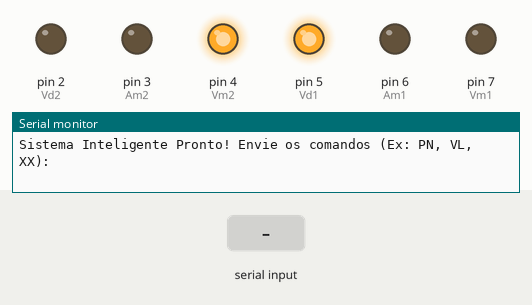
Bench run of a sketch on a simulated Arduino Uno, built with avr-gcc and run on an emulated ATmega328P. On the bench: output pins drawn as LEDs (lit = HIGH), the last lines printed to the serial monitor. The test bench sets the inputs (shaded band).

Above: at 1.2 s.
1.3 s: "XX" received over Serial
3.8 s: "X" received over Serial
At 6.8 s:
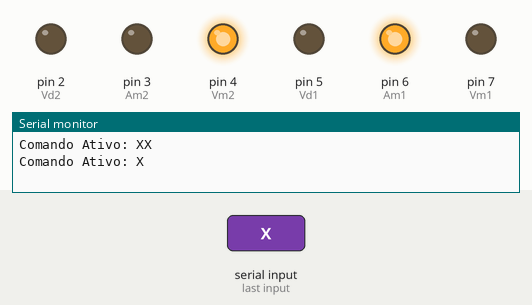
At 8.3 s:
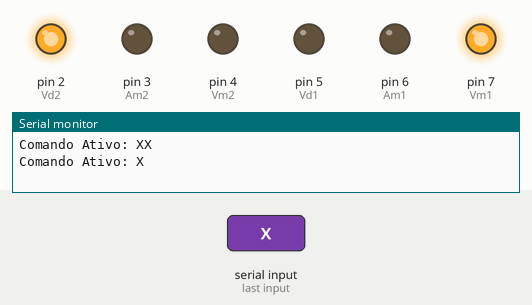
Timing chart, 0 to 15.5 s (numbered marks = the images above; inputs shaded):
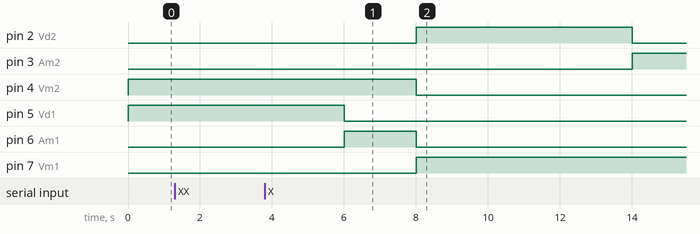

The sketch:

semaforo_Ard.ino
```cpp
// --- PINOS DOS SEMÁFOROS ---
// Pinos 1: Controlam Norte e Sul juntos (S1/S3)
const int Vm1 = 7;
const int Am1 = 6;
const int Vd1 = 5;

// Pinos 2: Controlam Leste e Oeste juntos (S2/S4)
const int Vm2 = 4;
const int Am2 = 3;
const int Vd2 = 2;

// Variáveis de controle de tempo (Substitutos do delay)
unsigned long tempoAnterior = 0;
int faseNormal = 0;

// String para armazenar o comando da IA
String comandoIA = "XX";

void setup() {
  Serial.begin(9600); // Abre a comunicação serial
  pinMode(Vm1, OUTPUT); pinMode(Am1, OUTPUT); pinMode(Vd1, OUTPUT);
  pinMode(Vm2, OUTPUT); pinMode(Am2, OUTPUT); pinMode(Vd2, OUTPUT);
  Serial.println("Sistema Inteligente Pronto! Envie os comandos (Ex: PN, VL, XX):");
}

void loop() {
  // 1. LEITURA DA IA VIA SERIAL
  if (Serial.available() > 0) {
    String leitura = Serial.readString();
    leitura.trim();
    leitura.toUpperCase();
    if (leitura == "XX" || leitura == "X" || leitura.length() == 2) {
      comandoIA = leitura;
      Serial.print("Comando Ativo: ");
      Serial.println(comandoIA);
    }
  }

  // 2. HIERARQUIA DE DECISÃO INTELIGENTE
  if (comandoIA == "XX" || comandoIA == "X") {
    rotinaNormal();
  }
  else if (comandoIA.startsWith("F")) {
    char localPedestre = comandoIA[1];
    if (localPedestre == 'N' || localPedestre == 'S') {
      fecharNorteSul_AbrirLesteOeste();
    }
    else if (localPedestre == 'L' || localPedestre == 'O') {
      fecharLesteOeste_AbrirNorteSul();
    }
  }
  else if (comandoIA.startsWith("V")) {
    char direcaoAmbulancia = comandoIA[1];
    modoEmergencia(direcaoAmbulancia);
  }
}

// --- FUNÇÕES DE CONTROLE DE FLUXO ---

// Pedestre no Norte ou Sul: Fecha N/S e Abre L/O
void fecharNorteSul_AbrirLesteOeste() {
  digitalWrite(Vd1, LOW); digitalWrite(Am1, LOW); digitalWrite(Vm1, HIGH);
  digitalWrite(Vm2, LOW); digitalWrite(Am2, LOW); digitalWrite(Vd2, HIGH);
}

// Pedestre no Leste ou Oeste: Fecha L/O e Abre N/S
void fecharLesteOeste_AbrirNorteSul() {
  digitalWrite(Vd2, LOW); digitalWrite(Am2, LOW); digitalWrite(Vm2, HIGH);
  digitalWrite(Vm1, LOW); digitalWrite(Am1, LOW); digitalWrite(Vd1, HIGH);
}

// Modo de emergência (Veículos de Emergência / Ambulância)
void modoEmergencia(char local) {
  // Coloca ambas as vias em Vermelho primeiro

  // Abre a via correspondente à emergência
  if (local == 'N' || local == 'S') {
    digitalWrite(Vd2, LOW); digitalWrite(Am2, LOW); digitalWrite(Vm2, HIGH);
    digitalWrite(Vm1, LOW); digitalWrite(Am1, LOW);digitalWrite(Vd1, HIGH);
  }
  else if (local == 'L' || local == 'O') {
    digitalWrite(Vd1, LOW); digitalWrite(Am1, LOW); digitalWrite(Vm1, HIGH);
    digitalWrite(Vm2, LOW); digitalWrite(Am2, LOW);digitalWrite(Vd2, HIGH);
  }
}

// Ciclo normal estruturado com millis
void rotinaNormal() {
  unsigned long tempoAtual = millis();
  switch(faseNormal) {
    case 0: // Norte-Sul VERDE | Leste-Oeste VERMELHO
      digitalWrite(Vd1, HIGH); digitalWrite(Am1, LOW); digitalWrite(Vm1, LOW);
      digitalWrite(Vd2, LOW); digitalWrite(Am2, LOW); digitalWrite(Vm2, HIGH);
      if (tempoAtual - tempoAnterior >= 6000) { faseNormal = 1; tempoAnterior = tempoAtual; }
      break;
    case 1: // Norte-Sul AMARELO | Leste-Oeste VERMELHO
      digitalWrite(Vd1, LOW); digitalWrite(Am1, HIGH);
      if (tempoAtual - tempoAnterior >= 2000) { faseNormal = 2; tempoAnterior = tempoAtual; }
      break;
    case 2: // Norte-Sul VERMELHO | Leste-Oeste VERDE
      digitalWrite(Vd1, LOW); digitalWrite(Am1, LOW); digitalWrite(Vm1, HIGH);
      digitalWrite(Vd2, HIGH); digitalWrite(Am2, LOW); digitalWrite(Vm2, LOW);
      if (tempoAtual - tempoAnterior >= 6000) { faseNormal = 3; tempoAnterior = tempoAtual; }
      break;
    case 3: // Norte-Sul VERMELHO | Leste-Oeste AMARELO
      digitalWrite(Vd2, LOW); digitalWrite(Am2, HIGH);
      if (tempoAtual - tempoAnterior >= 2000) { faseNormal = 0; tempoAnterior = tempoAtual; }
      break;
  }
}
```
